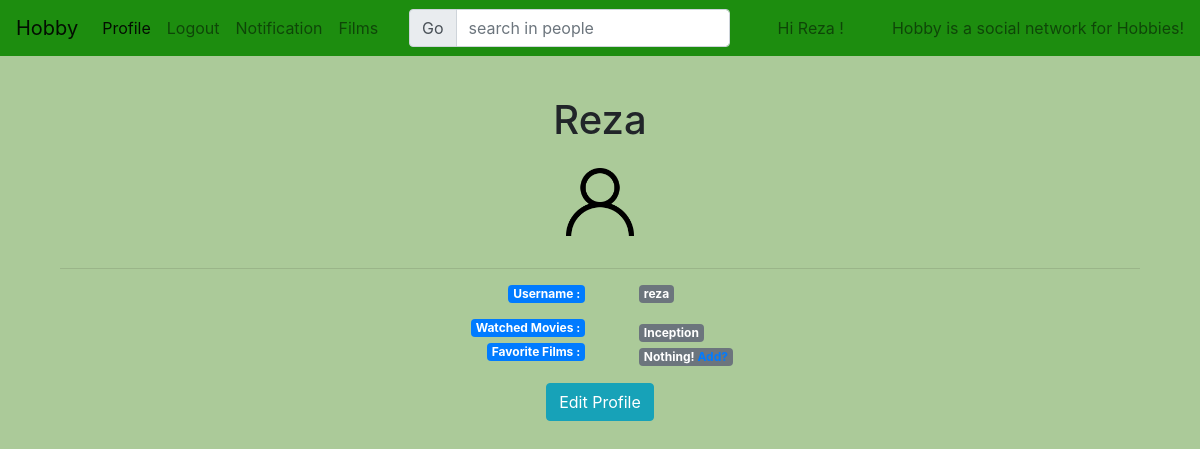
Page /accounts/profile (signed in) on the committed database.
### accounts/models.py (models this page shows, shortened)
class User(AbstractBaseUser):
    username = models.CharField(max_length=100, unique=True)
    password = models.CharField(max_length=100)
    name = models.CharField(max_length=100)
    avatar = models.ImageField(upload_to='avatars/', default='')
    bio = models.CharField(max_length=1000)
    is_active = models.BooleanField(default=True)
    is_admin = models.BooleanField(default=False)
    USERNAME_FIELD = 'username'
    REQUIRED_FIELDS = ['password', 'name']
    objects = UserManager()
    watched_films = models.ManyToManyField('films.Film', blank=True, related_name='watched')
    fav_list      = models.ManyToManyField('films.Film', blank=True, related_name='fav')
    last_watched_film = models.ForeignKey('films.Film', on_delete=models.CASCADE, blank=True, related_name='lastWatched', null=True)
    requested_users = models.ManyToManyField('accounts.User', related_name='request_users', blank=True, null=True)
    friends = models.ManyToManyField('accounts.User', related_name='friends_users', blank=True, null=True)
    suggests = models.ManyToManyField('films.Suggest', related_name='suggests', null=True, blank=True)
    def __str__(self):
        return self.username

### films/models.py (models this page shows, shortened)
class Film(models.Model):
    title = models.CharField(max_length=100)
    imdbId = models.CharField(primary_key=True, max_length=100)
    year  = models.IntegerField()
    cast = models.CharField(max_length=200)
    countries = models.CharField(max_length=100)
    box_office = models.CharField(max_length=100,default=0)
    rating = models.FloatField()
    votes = models.IntegerField()
    cover_url = models.URLField()
    fullsize_poster = models.URLField()
    writer = models.CharField(max_length=200)
    director = models.CharField(max_length=200)
    top_250_films = models.IntegerField()
    synopsis = models.TextField()
    search_time = models.IntegerField(default=0)
    comments = models.ManyToManyField(Comment)

### accounts/views.py (the view)
# urls.py: path('profile', views.ProfileView.as_view(), name='profile'),
class ProfileView(DetailView):
    template_name = 'accounts/profile.html'
    def get_object(self, queryset=None):
        user = User.objects.get(username=self.request.user.username)
        return user

### accounts/templatetags/user_detail.py (called while the page is built)
def list_of_movies(watched_films):
    films = watched_films.all()
    titles = []
    for film in films:
        titles.append(film.title)
    if len(titles) == 0:
        return ''
    else:
        return titles

### accounts/templates/accounts/profile.html (shortened to what this page needs)
{% extends 'layout.html' %}
{% load bootstrap4 %}
{% load user_detail %}
{% load static %}
{% block body %}
    <div class="container text-center">
    <p class="h1">{{ user.name }}</p>
    {% if user.avatar %}
            <img class="group list-group-image rounded-circle" src="{{ user.avatar.url }}" alt="user avatar" width="100" height="100"/>
    {% else %}
            <img class="group list-group-image p-3" src="{% static 'img/user.png' %}" alt="user avatar" width="100" height="100"/>
    {% endif %}
        <hr>
        <div class="row">
        <div class="col">
            <p class="badge btn-primary float-right">Username :</p>
        </div>
        <div class="col">
            <span class="badge badge-secondary ml-4 float-left">{{ user.username }}</span>
        </div>
    </div>
    <div class="row">
        <div class="col">
        <div class="badge btn-primary float-right">Watched Movies :</div>
        </div>
        <div class="col float-right text-left">
        {% for title in user.watched_films|list_of_movies %}
            <a href="{% url 'films:film-redirector' title %}">
            <span class="badge badge-secondary ml-4">
                 {{ title }}
            </span>
            </a>
        <br>
        {% endfor %}
        </div>
    </div>
    <div class="row">
        <div class="col">
        <div class="badge btn-primary float-right">Favorite Films :</div>
        </div>
        <div class="col float-right text-left">
        {% if user.fav_list|list_of_movies != '' %}
            {% for title in user.fav_list|list_of_movies %}
            <a href="{% url 'films:film-redirector' title %}">
            <span class="badge badge-secondary ml-4">
                {{ title }}
            </span>
            </a>
        <br>
        {% endfor %}
        {% else %}
        <span class="badge badge-secondary ml-4">
        Nothing! <a href="{% url 'films:search' %}"> Add? </a>
        </span>
        {% endif %}
        </div>
    </div>
    <a class="btn btn-info mt-3" href="{% url 'accounts:user-edit' %}">Edit Profile</a>
    </div>
{% endblock %}

### templates/layout.html (shortened to what this page needs)
{% load bootstrap4 %}
{% load static %}
{% load user_detail %}
<!DOCTYPE html>
<html lang="en">
<head>
 <link rel="stylesheet" href="https://maxcdn.bootstrapcdn.com/bootstrap/4.4.1/css/bootstrap.min.css">
</head>
<body style="background-color: rgba(84,147,47,0.49)">
<nav class="navbar navbar-expand-lg navbar-light fixed-top" style="background-color: rgba(14,135,0,0.9)">
    <a class="navbar-brand" href="{% url 'home' %}">Hobby</a>
  <div class="collapse navbar-collapse" id="navbarText">
    <ul class="navbar-nav mr-auto">
      {% if user.is_authenticated %}
      <li class="nav-item active">
        <a class="nav-link" href="{% url 'accounts:profile' %}">
            {% if user.is_authenticated %}
            Profile <span class="sr-only">(current)</span></a>
            {% endif %}
      </li>
      <li class="nav-item">
          <a class="nav-link" href="{% url 'accounts:logout' %}">Logout</a>
      </li>
      <li class="nav-item">
        <a class="nav-link" href="{% url 'accounts:notification' %}">Notification</a>
      </li>
    {% endif %}
      <li class="nav-item">
        <a class="nav-link" href="{% url 'films:search' %}">Films</a>
      </li>
    </ul>
  <form class="form-inline mr-5" action="{% url 'accounts:find-people' %}" method="post">
    <div class="input-group">
      <div class="input-group-prepend">
        <input type="submit" class="input-group-text" id="basic-addon1" value="Go">
      </div>
      <input type="text" name='query' class="form-control" placeholder="search in people" aria-label="Username" aria-describedby="basic-addon1">
    </div>
  </form>
  {% if user.is_authenticated %}
      <span class="navbar-text mr-5">
      Hi {{ user.name }} !
    </span>
  {% endif %}
    <span class="navbar-text">
        Hobby is a social network for Hobbies!
    </span>
  </div>
</nav>
<div class="container mt-5 pt-5">
    {% block body %}{% endblock %}
</div>
</body>
</html>

### rows in the picture
User: name "Reza", username "reza"
Film: watched_films "Inception"
